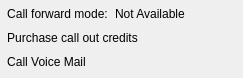
<ui version="4.0" >
 <author></author>
 <comment></comment>
 <exportmacro></exportmacro>
 <class>CreditWidget</class>
 <widget class="QWidget" name="CreditWidget" >
  <property name="geometry" >
   <rect>
    <x>0</x>
    <y>0</y>
    <width>243</width>
    <height>78</height>
   </rect>
  </property>
  <layout class="QGridLayout" >
   <property name="margin" >
    <number>0</number>
   </property>
   <property name="spacing" >
    <number>0</number>
   </property>
   <item row="0" column="1" >
    <widget class="QLabel" name="callForwardLabel" >
     <property name="toolTip" >
      <string>Call Forward Method</string>
     </property>
     <property name="text" >
      <string>Not Available</string>
     </property>
    </widget>
   </item>
   <item row="0" column="0" >
    <widget class="QToolButton" name="callForwardButton" >
     <property name="toolTip" >
      <string>Click here to change your call forward settings</string>
     </property>
     <property name="text" >
      <string>Call forward mode:</string>
     </property>
     <property name="icon" >
      <iconset resource="../../../../resources/wengophone.qrc" >:/pics/profilebar/credit/call_forward.png</iconset>
     </property>
     <property name="toolButtonStyle" >
      <enum>Qt::ToolButtonTextBesideIcon</enum>
     </property>
     <property name="autoRaise" >
      <bool>true</bool>
     </property>
    </widget>
   </item>
   <item row="1" column="0" colspan="2" >
    <widget class="QToolButton" name="buyCreditsButton" >
     <property name="cursor" >
      <cursor>13</cursor>
     </property>
     <property name="toolTip" >
      <string>Click here to buy @company@'s credits</string>
     </property>
     <property name="text" >
      <string>Purchase call out credits</string>
     </property>
     <property name="icon" >
      <iconset resource="../../../../resources/wengophone.qrc" >:/pics/profilebar/credit/wengos.png</iconset>
     </property>
     <property name="toolButtonStyle" >
      <enum>Qt::ToolButtonTextBesideIcon</enum>
     </property>
     <property name="autoRaise" >
      <bool>true</bool>
     </property>
    </widget>
   </item>
   <item row="2" column="0" >
    <widget class="QToolButton" name="voiceMailButton" >
     <property name="text" >
      <string>Call Voice Mail</string>
     </property>
     <property name="icon" >
      <iconset resource="../../../../resources/wengophone.qrc" >:/pics/profilebar/event/voicemessage_new.png</iconset>
     </property>
     <property name="toolButtonStyle" >
      <enum>Qt::ToolButtonTextBesideIcon</enum>
     </property>
     <property name="autoRaise" >
      <bool>true</bool>
     </property>
    </widget>
   </item>
  </layout>
 </widget>
 <pixmapfunction></pixmapfunction>
 <tabstops>
  <tabstop>callForwardButton</tabstop>
  <tabstop>buyCreditsButton</tabstop>
 </tabstops>
 <resources>
  <include location="../../../../resources/wengophone.qrc" />
 </resources>
 <connections/>
</ui>
